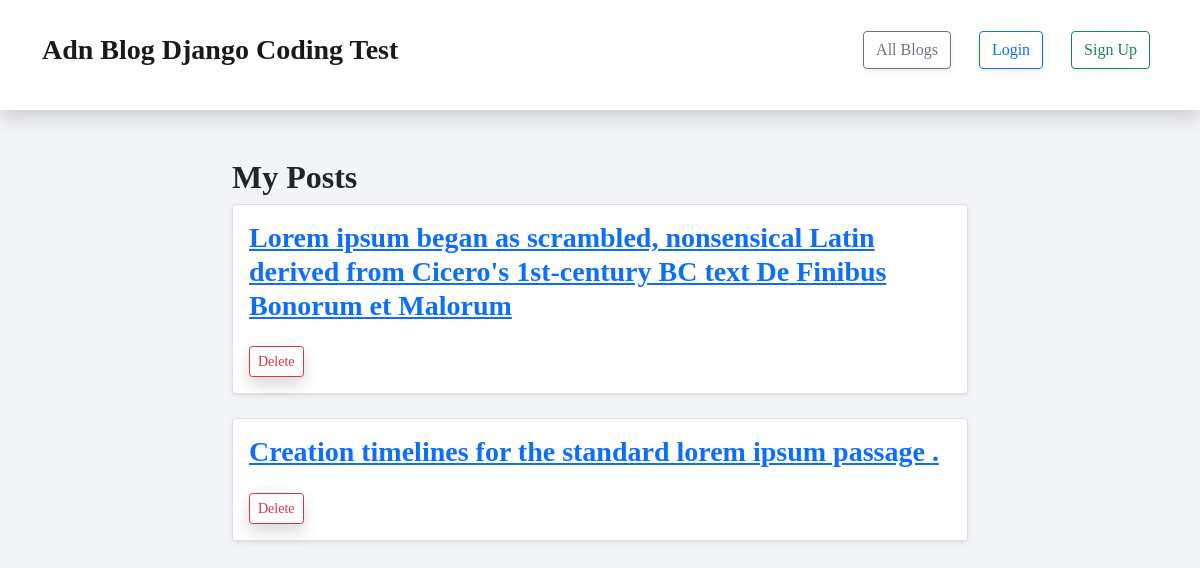
The app's page /6/posts/ with its own data.
### blogapp/models.py (models this page shows, shortened)
class Post(models.Model):
    author = models.ForeignKey(User, on_delete=models.CASCADE, related_name='post_author', )
    title = models.CharField(max_length=255, )
    description = models.TextField()
    image = models.ImageField(upload_to='blog_img', )
    slug = models.SlugField(max_length=500, unique=True, )
    publish_date = models.DateTimeField(auto_now_add=True, )
    update_date = models.DateTimeField(auto_now=True, )

### blogapp/views.py (the view)
# urls.py: path('<int:user>/posts/', user_wise_post_list, name='user_wise_post_list'),
def user_wise_post_list(request, user):
    user = User.objects.get(pk=user)
    posts = Post.objects.filter(author=user)
    return render(request, 'blog/user_wise_post_list.html', {
        'posts':posts,
    })

### templates/blog/user_wise_post_list.html (shortened to what this page needs)
{% extends 'base.html' %}
{% block content %}
<div class="row">
    <div class="col-lg-1 col-xl-2"></div>
    <div class="col-lg-10 col-xl-8">
        {% if posts %}
        <h2>My Posts</h2>
        {% for post in posts %}
        <div class="card shadow-sm p-3 mb-4">
            <div class="row">
                <div class="col-12">
                    <h3><a href="{% url 'post_details' slug=post.slug %}">{{post.title}}</a></h3>
                </div>
            </div>
            <div class="row mt-3">
                <div class="col-12">
                    <a href="{% url 'delete_post' slug=post.slug %}" type="button" class="btn btn-sm btn-outline-danger shadow">Delete</a>
                </div>
            </div>
        </div>
        {% endfor %}
        {% else %}
        <h4 class="text-danger">No Post is found !</h4>
       {% endif %}
    </div>
</div>
{% endblock %}

### static/css/style.css (style rules this page uses)
body { background-color: #f3f4f7; font-family: 'Times New Roman', Times, serif; }
h2 { font-weight: 700; }
h3, h4 { font-weight: 700; color: #262626; }

### records on screen
Post: title "Lorem ipsum began as scrambled, nonsensical Latin derived from Cicero's 1st-century BC text De Finibus Bonorum et Malorum"
Post: title "Creation timelines for the standard lorem ipsum passage ."
